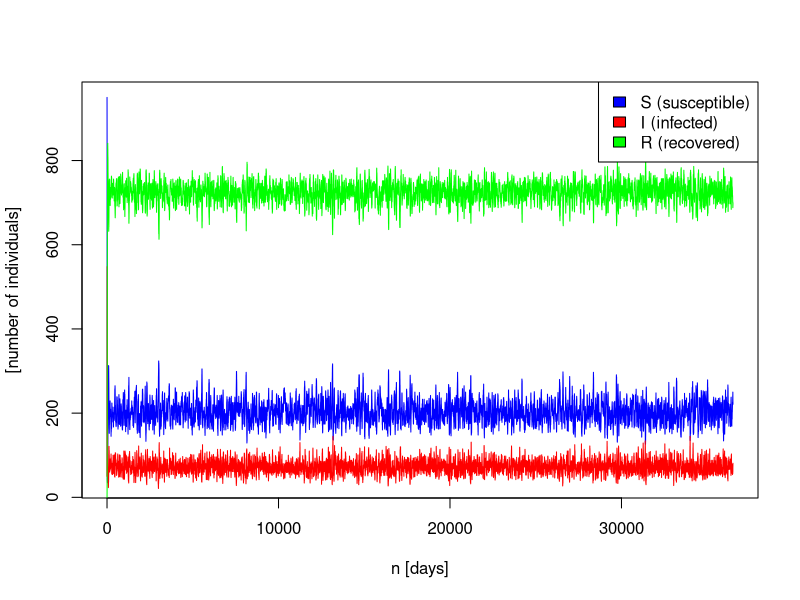
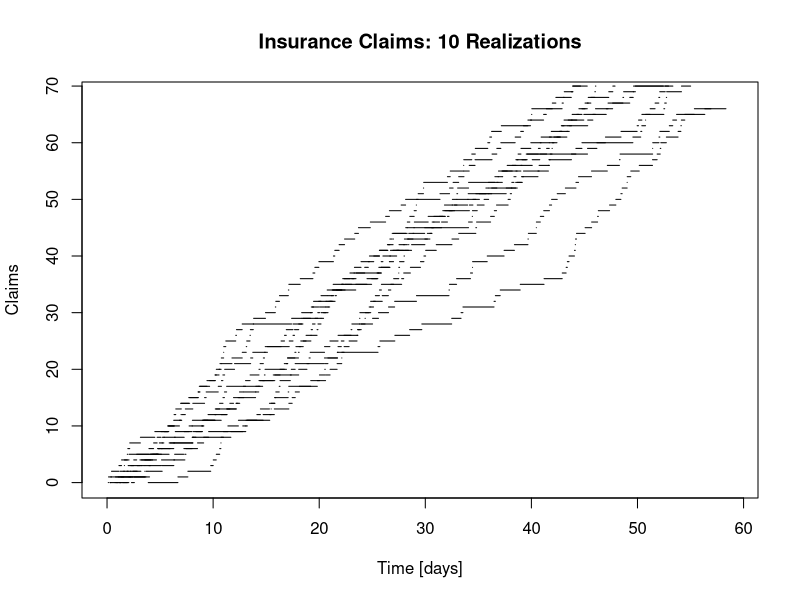

Reproduce these figures in R, in order.

# ==============================================
# PROBLEM 1D
# ==============================================


beta <-  0.05
gamma <-  0.10
alpha  <-  0.01

P  <-  matrix(c(1-beta, beta, 0, 0, 1 - gamma, gamma, alpha, 0, 1-alpha), nrow <- 3, ncol <- 3, byrow <- TRUE)


# This function returns the mean over a specified number of simulations of the expected values
simulate_expected_values <- function(P, numSim = 1) {
  
  result <- matrix(nrow = numSim, ncol = 3)
  
  for (j in 1:numSim) {
  
    v1 <- 0 #total number of "loops" in state 0
    v2 <- 0 #total number of "loops" in state 1
    v3 <- 0 #total number of transitions from 0 to 1 and 1 to 2
    
    v1_counter <- 0 #number of transitions from 0 to 1
    v2_counter <- 0 # number of transitions from 1 to 2
    v3_counter <- 0 # number of complete cycles
    
    year <- 365
    state <- 0
    for (i in 1:(year*50)) {
      
      
      newstate <- sample.int(3, size <- 1, replace <- TRUE, prob <- P[state+1,])-1
      
      if (newstate != state) { # a new state has been transistioned to 
        if(state == 0) {
          v1_counter <- v1_counter + 1
          v1 <- v1 + 1
          v2 <- v2 + 1
          v3 <- v3 +1
        }
        else if(state == 1) {
          v2_counter <- v2_counter + 1
          v2 <- v2 + 1
          v3 <- v3 + 1
        }
        else if(state == 2) {
          v3_counter <- v3_counter + 1
          v3 <-  v3 + 1
        }
        
      }
      else { #The transistion was to the same state
        if (state == 0) {
          v1 <- v1 +1
          v2 <-  v2 + 1
          v3 <- v3 + 1}
        else if (state == 1) {
          v2 <- v2 +1
          v3 <- v3 + 1}
        else if (state == 2){
          v3 <- v3 + 1
        }
      }
      
      state <- newstate
      
    }
    
    result[j,] <- c(v1/v1_counter,v2/v2_counter,v3/v3_counter)
  }
  return (c(mean(result[,1]),mean(result[,2]),mean(result[,3]))) #returns the mean over the simulations
}

# +++++++++++++++++++
# Run code under here
# +++++++++++++++++++



#simulate_expected_values(P,100)



# ==============================================
# PROBLEM 1F
# ==============================================



#Ininitial distribution over the categories
Y0 = c(950,50,0)
N = sum(Y0)


#Probablities in the transition probability matrix
alpha = 0.01
gamma = 0.10
beta_n <- function(Y) {
  return (0.5 * Y[2]/N)
}



#Simulates a step in the Markov chain
simulate_step <-  function(Y) {
  I_new = rbinom(size = Y[1],1,beta_n(Y))
  R_new = rbinom(size = Y[2],1,gamma)
  S_new = rbinom(size = Y[3],1,alpha)
  
  Y_new = c(Y[1] - I_new + S_new, Y[2] - R_new + I_new, Y[3] - S_new + R_new)
  
  return (Y_new)
}


#simulates and plots the markov chain for a specified number of iterations
simulate_and_plot_realization <- function(Y0,iterations) {
  Y = Y0
  S_n = integer(iterations)
  S_n[1] = Y[1]
  
  I_n = integer(iterations)
  I_n[1] = Y[2]
  
  R_n = integer(iterations)
  R_n[1] = Y[3]
  
  
  for (i in 2:(iterations+1)) {
    Y = simulate_step(Y)
    S_n[i] = Y[1]
    I_n[i] = Y[2]
    R_n[i] = Y[3]
  }
  t = seq(1,iterations+1, by = 1)
  plot(t,S_n, type = "l", col = "blue", ylab = "[number of individuals]", xlab = "n [days]")
  lines(t,I_n, col = "red")
  lines(t,R_n, col = "green")
  legend("topright",c("S (susceptible)","I (infected)", "R (recovered)"), fill = c("blue","red", "green"))
  
  M = matrix(c(S_n,I_n,R_n), nrow = 3, byrow = TRUE)
  return (M)
  
}

# +++++++++++++++++++
# Run code under here
# +++++++++++++++++++


#iterations = 300
#Y= simulate_and_plot_realization(Y0,iterations)



# ==============================================
# PROBLEM 1G
# ==============================================

iterations = 365 * 100
Y = simulate_and_plot_realization(Y0,iterations)
S_n = Y[1,]
I_n = Y[2,]
R_n = Y[3,]

# Print simulated values. 
print("Mean Proportions:", quote=FALSE)
cat("Susceptible: ",sum(S_n)/(iterations*N), "\n")
cat("Infeceted:", sum(I_n)/(iterations*N), "\n")
cat("Recovered: ", sum(R_n)/(iterations*N), "\n")



# ==============================================
# PROBLEM 1H
# ==============================================


#Returns the mean over the maximum number of infected in a simulation and the corresponding time for a given number of simulations
estimate_max <- function(Y0,iterations,simulations) {
  maximum_sum = 0
  maximum_time_sum = 0
  for (i in 1:simulations){
    Y = Y0
    I_max = 0
    n_max = 0
    for (j in 1:iterations) {
      if (Y[2] > I_max) {
        I_max = Y[2]
        n_max = j
      }
      Y = simulate_step(Y)
    }
    
    maximum_sum = maximum_sum + I_max
    maximum_time_sum = maximum_time_sum + n_max
  }
  return (c(maximum_sum/simulations,maximum_time_sum/simulations))
}

Estimates <- estimate_max(Y0,300,1000)
print(Estimates)


# ==============================================
# PROBLEM 2A
# ==============================================

lambda = 1.5

#Simulates the poisson process for a given number of simulations
simulate_pois <- function(lambda, t_start,t_end, plot, numSim = 1) {
  result <-  rep(NA,numSim)
  for (i in 1:numSim) {
    n = rpois(1,lambda = lambda*(t_end - t_start))
    result[i] = n
    v_vec = runif(n,t_start,t_end)
    w_vec = sort(v_vec)
    x_vec <- seq(from = 0, to = n, by = 1)
    
    if(plot && i == 1) {
      
      plot(NULL, NULL, xlim = c(t_start, t_end), ylim = c(0, n), xlab = "Time [days]", lwd = 2, ylab = "Claims", main = "Insurance Claims: 10 Realizations", cex = 2)
      for(i in 1:n) {
        lines(w_vec[i:(i+1)], rep(x_vec[i],2), lwd = 1)
      }
    }
    else if(plot) {
      for(i in 1:n) {
        lines(w_vec[i:(i+1)], rep(x_vec[i],2), lwd = 1)
      }
    }
  }
  return (result)
}

# +++++++++++++++++++
# Run code under here
# +++++++++++++++++++


#Estimate the probability in question
res <- simulate_pois(lambda,0,59,plot = FALSE, numSim = 1000)
num <- sum(res > 100)/length(res)
num

#plotting
simulate_pois(lambda,0,59,plot = TRUE, numSim = 10)


# ==============================================
# PROBLEM 2B
# ==============================================


res <- simulate_pois(lambda,0,59,plot = FALSE, numSim = 1000)
mean(res)
var(res)

#Takes a list of poisson distributed values (claims) and returns the size of the claims summed together
calculate.claims <- function(claims) {
  result = rep(0,length(claims))
  for (i in 1:length(claims)) {
    for (j in 1:claims[i]) {
      c <-  rexp(1,rate = 10)
      result[i] <- result[i] + c
    }
  }
  return(result)
}


# +++++++++++++++++++
# Run code under here
# +++++++++++++++++++


claims <- simulate_pois(lambda,0,59,plot = FALSE, numSim = 1000*10)
res <- calculate.claims(claims)

mean(res)
var(res)


